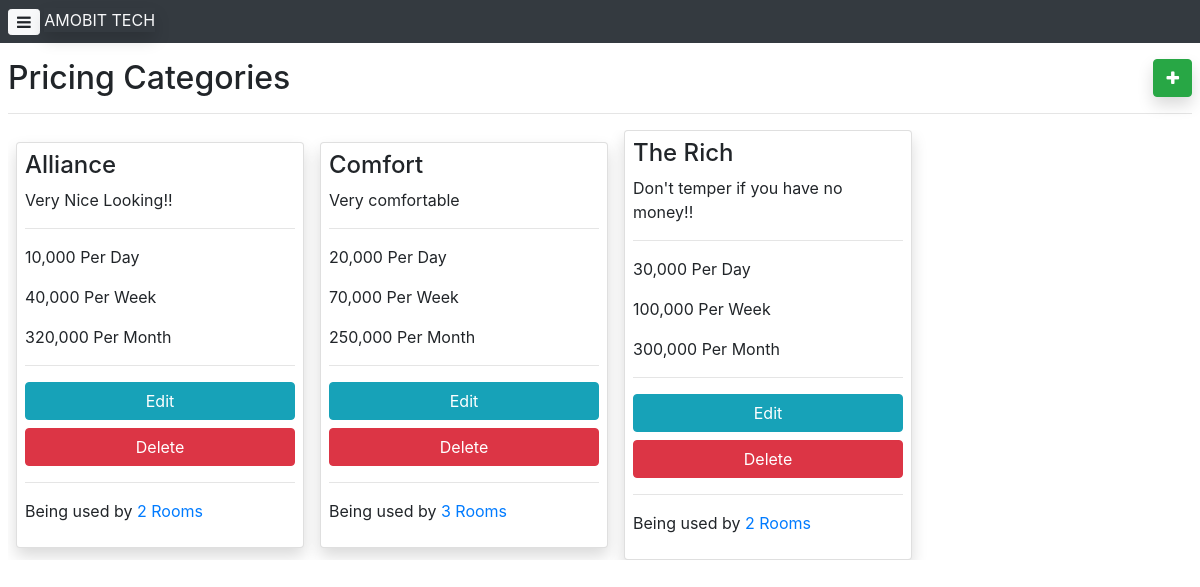
/pricing-category/, run on the app's committed database.
### application/database/models.py (models this page shows)
class PricingCategory(db.Model):
    id = db.Column(db.Integer, primary_key=True)
    name = db.Column(db.String())
    description = db.Column(db.String())
    price_per_day = db.Column(db.Integer())
    price_per_week = db.Column(db.Integer())
    price_per_month = db.Column(db.Integer())
    rooms = db.relationship("Room", backref="pricing_category")

### application/views/pricing_category.py (the view)
@pricing_category_bp.route("/")
def get_pricing_categories():
	pricing_categories = PricingCategory.query.all()
	return render_template('pricing_category/pricing-categories.html', pricing_categories=pricing_categories)

### application/filters/template_filters.py (called while the page is built)
@app.template_filter()
def comma_separator(value):
    if isinstance(value, int):
    	return f'{value:,}'
    return value

### application/templates/pricing_category/pricing-categories.html (shortened to what this page needs)
{% extends 'base.html' %}
{% block body %}
<div class="p-2">
    <h2>
        Pricing Categories
        <a href="{{url_for('pricing_category_bp.register_pricing_category')}}" class="btn btn-success float-right shadow"><span class="fa fa-plus"></span></a>
    </h2>
    <hr>
    <div class="d-flex flex-row flex-nowrap align-items-center" style="overflow-x: auto;">
        {% for pricing_category in pricing_categories %}
        <div class="px-2">
            {% include 'pricing_category/pricing-category-card.html' %}
        </div>
        {% endfor %}
    </div>
</div>
{% endblock %}

### application/templates/pricing_category/pricing-category-card.html
	<div class="card shadow" style="width: 18rem;">
		<div class="card-body p-2">
			<h4>{{pricing_category.name}}</h4>
			<p>{{pricing_category.description}}</p>
			<hr>
			<p>{{pricing_category.price_per_day|comma_separator or '(Not set)'}} Per Day</p>
			<p>{{pricing_category.price_per_week|comma_separator or '(Not set)'}} Per Week</p>
			<p>{{pricing_category.price_per_month|comma_separator or '(Not set)'}} Per Month</p>
			<hr>
			<a href="{{url_for('pricing_category_bp.edit_pricing_category', id=pricing_category.id)}}" class="btn btn-info btn-block">Edit</a>
			<a href="{{url_for('pricing_category_bp.delete_pricing_category', id=pricing_category.id)}}" class="btn btn-danger btn-block">Delete</a>
			<hr>
			<p>Being used by <a href="">{{pricing_category.rooms|length}} Rooms</a></p>
		</div>
	</div>

### application/templates/base.html (style rules this page uses)
html { scroll-behavior: smooth; }

### data on the page
PricingCategory: name "Alliance", description "Very Nice Looking!!", price_per_day|comma_separator "10,000", price_per_week|comma_separator "40,000", price_per_month|comma_separator "320,000", rooms|length "2"
PricingCategory: name "Comfort", description "Very comfortable", price_per_day|comma_separator "20,000", price_per_week|comma_separator "70,000", price_per_month|comma_separator "250,000", rooms|length "3"
PricingCategory: name "The Rich", description "Don't temper if you have no money!!", price_per_day|comma_separator "30,000", price_per_week|comma_separator "100,000", price_per_month|comma_separator "300,000", rooms|length "2"
